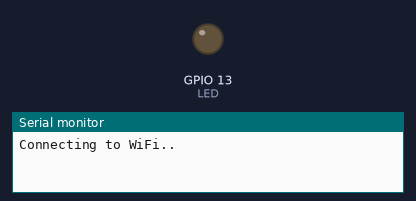
Bench run of a sketch on a simulated ESP32. On the bench: output pins drawn as LEDs (lit = HIGH), the last lines printed to the serial monitor. WiFi joins after 1.5 s; servers stay silent unless stated.

Above: at 0.1 s.
At 2.1 s:
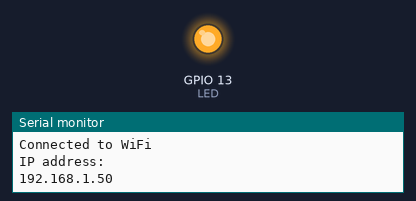
Timing chart, 0 to 3.6 s (numbered marks = the images above):
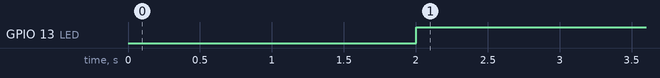

Measured:
- by itself, GPIO 13 (LED): LOW → HIGH at 2.0 s

The sketch:

Arduino_WebSocket_App.ino
```cpp
#include <WiFi.h>

const char* ssid = "VM47E4856";         //"Douglas";
const char* password = "7z4ycmhbRaMh";  //"hzzs03322";

#define LED 13

void setup(){
  Serial.begin(115200);

  pinMode(LED, OUTPUT);

  WiFi.begin(ssid, password);

  while (WiFi.status() != WL_CONNECTED) {
    Serial.println("Connecting to WiFi..");
    delay(1000);
  }

  Serial.println("Connected to WiFi");
  Serial.println("IP address: ");
  Serial.println(WiFi.localIP());
}

void loop(){
  digitalWrite(LED, WiFi.status());
}
```
